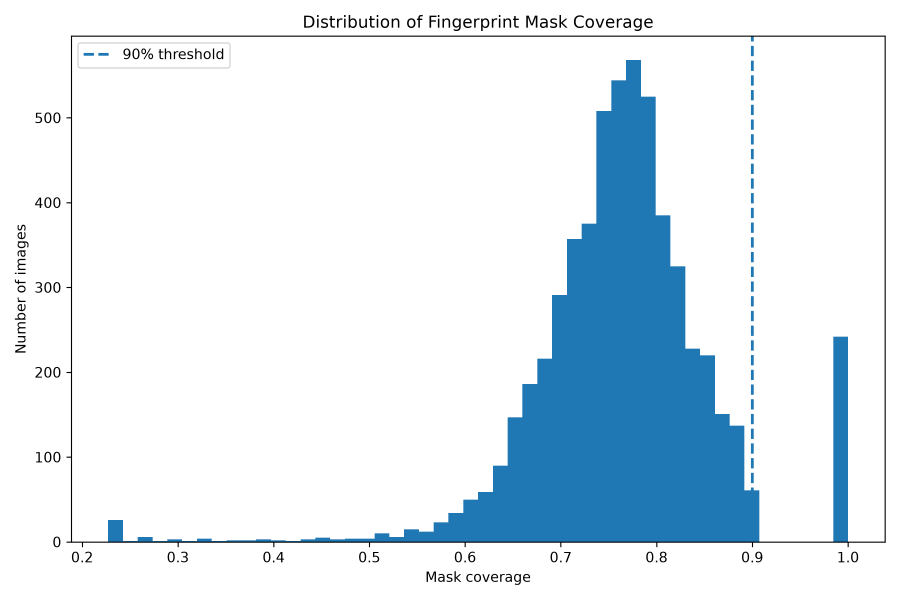
#> input picture control_experiments/results/mask_coverage_histogram.png, 2700 x 1800 px (shown at 1/3 size)
$ python -i mask_coverage.py   (imports and definitions only)
#> lines starting #> are read from the running program, lines starting #| are printed output that depends on the picture; after the words box and inside, x2 and y2 are one past the last pixel; in counts of white or black regions, pixels touching at a corner belong together
"""
Analyze mask coverage for the ridge/background segmentation.

This script uses the same segmentation procedure as
preprocess_ridge_background.py and checks how much of each
image is covered by the segmentation mask.

Important:
    coverage = mask.mean()

    coverage == 1.0
    usually indicates the fallback:
        np.ones_like(gray, dtype=bool)

Output:
    control_experiments/results/mask_coverage.csv
    control_experiments/results/mask_coverage_histogram.png
"""

import sys
from pathlib import Path

import numpy as np
import pandas as pd
import matplotlib.pyplot as plt

from PIL import Image

from skimage.filters import threshold_otsu, gaussian
from skimage.morphology import (
    binary_closing,
    binary_opening,
    binary_dilation,
    disk,
)
from skimage.measure import label as sk_label


# ============================================================
# Paths
# ============================================================

SCRIPT_DIR = Path(__file__).resolve().parent
CONTROL_ROOT = SCRIPT_DIR.parent
PROJECT_ROOT = CONTROL_ROOT.parent

DATA_ROOT = (
    PROJECT_ROOT
    / "data"
    / "datasets"
)

SPLIT_DIR = CONTROL_ROOT / "splits"

RESULT_DIR = CONTROL_ROOT / "results"
# [4 lines not run here, left out]


# ============================================================
# Parameters
# ============================================================

GAUSSIAN_SIGMA = 1.0
MORPH_KERNEL = 2
DILATE_KERNEL = 6
MIN_COMPONENT_SIZE = 100

# Same threshold used in your segmentation code
FAILURE_COVERAGE = 0.90


# ============================================================
# Collect image paths
# ============================================================

# [26 lines left out: function collect_image_paths_from_splits, not called in this run]


# ============================================================
# Segmentation
# ============================================================

def segment_ridge_mask(gray):

    """
    Same segmentation procedure as the original
    ridge/background preprocessing code.

    Returns:
        mask
        fallback
        reason
    """

    # --------------------------------------------------------
    # 1. Gaussian smoothing
    # --------------------------------------------------------

    blurred = gaussian(
        gray,
        sigma=GAUSSIAN_SIGMA,
        preserve_range=True
    )

    # --------------------------------------------------------
    # 2. Otsu threshold
    # --------------------------------------------------------

    try:

        thresh = threshold_otsu(
            blurred
        )

    except Exception:

        # Otsu failed
        return (
            np.ones_like(
                gray,
                dtype=bool
            ),
            True,
            "otsu_failed"
        )

    # Ridges are darker
    binary = blurred < thresh

    # --------------------------------------------------------
    # 3. Morphological cleanup
    # --------------------------------------------------------

    selem = disk(MORPH_KERNEL)

    binary = binary_closing(
        binary,
        selem
    )

    binary = binary_opening(
        binary,
        selem
    )

    # --------------------------------------------------------
    # 4. Connected components
    # --------------------------------------------------------

    labeled = sk_label(
        binary,
        connectivity=2
    )

    if labeled.max() == 0:

        return (
            np.ones_like(
                gray,
                dtype=bool
            ),
            True,
            "no_components"
        )

    # Component sizes
    counts = np.bincount(
        labeled.ravel()
    )

    counts[0] = 0

    # Keep large components
    keep_labels = np.where(
        counts >= MIN_COMPONENT_SIZE
    )[0]

    if len(keep_labels) == 0:

        # Same fallback as original code:
        # keep largest component
        keep_labels = [
            counts.argmax()
        ]

        mask = np.isin(
            labeled,
            keep_labels
        )

        mask = binary_dilation(
            mask,
            disk(DILATE_KERNEL)
        )

        coverage = mask.mean()

        if coverage > FAILURE_COVERAGE:

            return (
                np.ones_like(
                    gray,
                    dtype=bool
                ),
                True,
                "coverage_too_high_after_largest"
            )

        return (
            mask,
            False,
            "largest_component_fallback"
        )

    # --------------------------------------------------------
    # 5. Keep all large components
    # --------------------------------------------------------

    mask = np.isin(
        labeled,
        keep_labels
    )

    # --------------------------------------------------------
    # 6. Dilate
    # --------------------------------------------------------

    mask = binary_dilation(
        mask,
        disk(DILATE_KERNEL)
    )

    # --------------------------------------------------------
    # 7. Check coverage
    # --------------------------------------------------------

    coverage = mask.mean()

    if coverage > FAILURE_COVERAGE:

        return (
            np.ones_like(
                gray,
                dtype=bool
            ),
            True,
            "coverage_too_high"
        )

    return (
        mask,
        False,
        "normal"
    )


# ============================================================
# Analyze one image
# ============================================================

def analyze_image(src_path):

#> called with src_path = '../results/mask_coverage_histogram.png'
    try:

        img = Image.open(
            src_path
        ).convert("L")
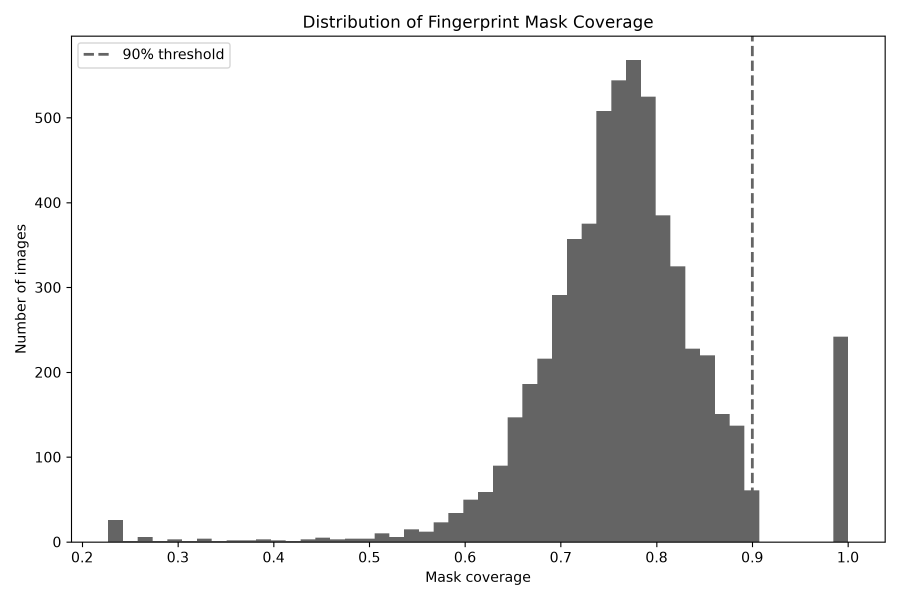
#> img: PIL image 2700x1800 L (shown at 1/3 size); min 0, max 255, mean 230.8

    except Exception as e:

        return {
            "filepath": str(src_path),
            "status": "read_failed",
            "coverage": np.nan,
            "fallback": False,
            "reason": "read_failed",
            "width": np.nan,
            "height": np.nan,
        }

    arr = (
        np.asarray(img)
        .astype(np.float32)
        / 255.0
    )

    mask, fallback, reason = (
        segment_ridge_mask(arr)
    )
#> in segment_ridge_mask, `thresh = threshold_otsu( blurred )`: thresh = 0.69
#> in segment_ridge_mask, `binary = blurred < thresh`:
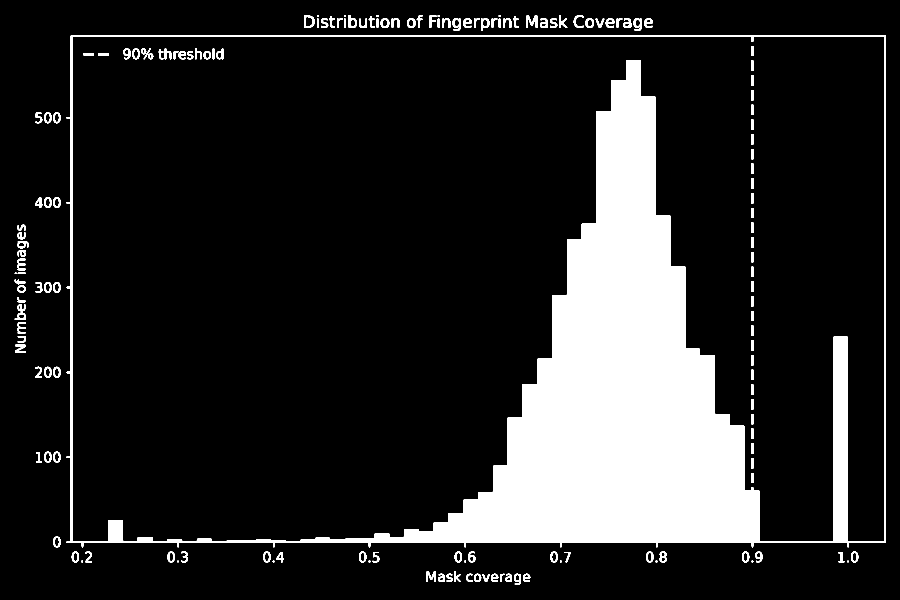
#> binary: shape (1800, 2700) bool (shown at 1/3 size); 15.2% white; 159 white regions, largest, box (x1, y1, x2, y2) and area: (199, 106, 2658, 1642) 696482, (1578, 47, 1613, 83) 710, (912, 47, 944, 83) 569
#> in segment_ridge_mask, `binary = binary_closing( binary, selem )`: binary: shape (1800, 2700) bool; 15.2% white; 154 white regions, largest, box (x1, y1, x2, y2) and area: (199, 106, 2658, 1642) 696677, (1578, 47, 1613, 83) 757, (44, 912, 77, 960) 706
#> in segment_ridge_mask, `binary = binary_opening( binary, selem )`:
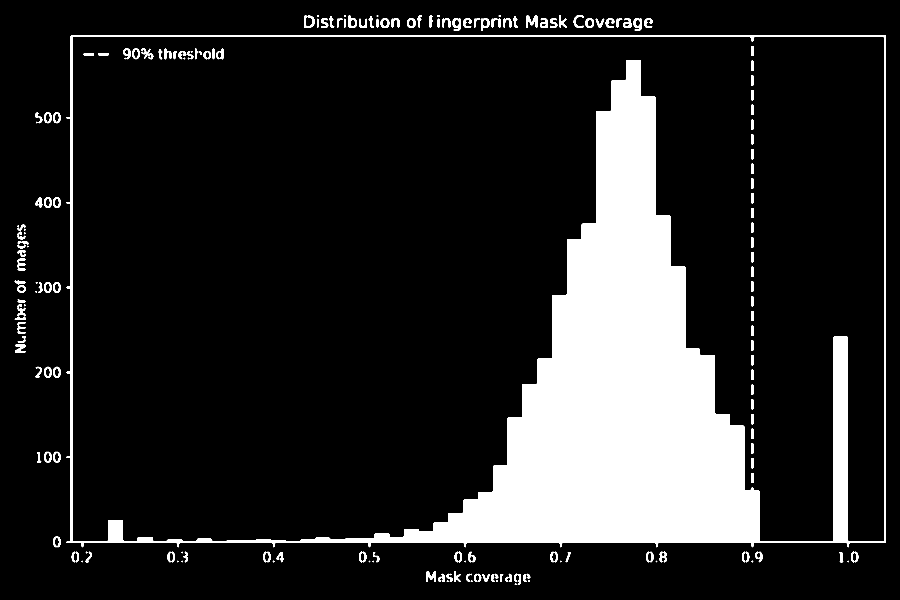
#> binary: shape (1800, 2700) bool (shown at 1/3 size); 15.2% white; 193 white regions (34 under 20 px), largest, box (x1, y1, x2, y2) and area: (199, 106, 2658, 1642) 696549, (1578, 47, 1613, 83) 736, (1357, 55, 1383, 93) 558
#> in segment_ridge_mask, `labeled = sk_label( binary, connectivity=2 )`:
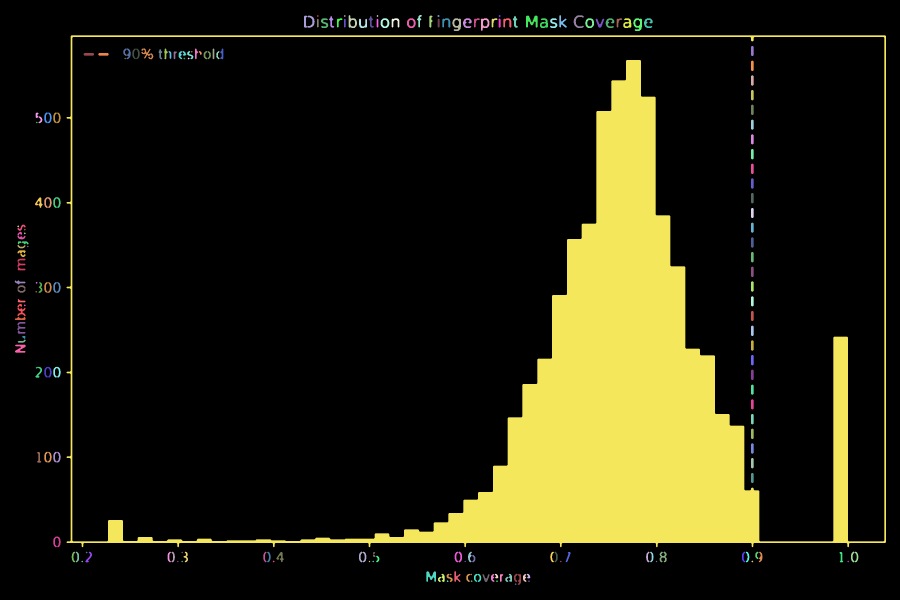
#> labeled: shape (1800, 2700) int32 (shown at 1/3 size); 194 distinct labels, from 0 to 193; one colour per label, 0 black
#> in segment_ridge_mask, `counts = np.bincount( labeled.ravel() )`: counts = 194 values, max 4122910 at index 0, min 13 at index 56, mean 25051.5
#> in segment_ridge_mask, `keep_labels = np.where( counts >= MIN_COMPONENT_SIZE )[0]`: keep_labels = 152 values from 3 to 188
#> in segment_ridge_mask, `mask = binary_dilation( mask, disk(DILATE_KERNEL) )`:
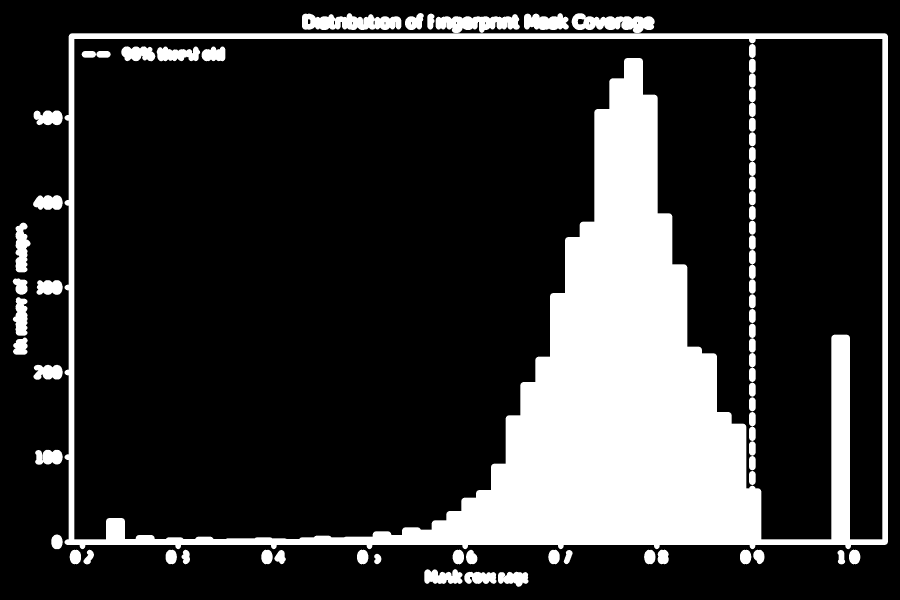
#> mask: shape (1800, 2700) bool (shown at 1/3 size); 19.5% white; 73 white regions, largest, box (x1, y1, x2, y2) and area: (193, 100, 2664, 1648) 818268, (906, 39, 1204, 90) 11133, (1307, 42, 1560, 99) 9396
#> in segment_ridge_mask, `coverage = mask.mean()`: coverage = 0.195
#> fallback = False; reason = 'normal'

    coverage = mask.mean()
#> coverage = 0.195

    height, width = mask.shape
#> height = 1800; width = 2700

    return {
        "filepath": str(src_path),
        "status": "ok",
        "coverage": coverage,
        "coverage_percent": coverage * 100,
        "fallback": fallback,
        "reason": reason,
        "width": width,
        "height": height,
        "mask_pixels": int(mask.sum()),
        "total_pixels": int(mask.size),
    }


# ============================================================
# Main
# ============================================================

# [311 lines left out: function main, not called in this run]


# [2 lines not run here, left out]

>>> result = analyze_image('../results/mask_coverage_histogram.png')
#> result = 10 items
